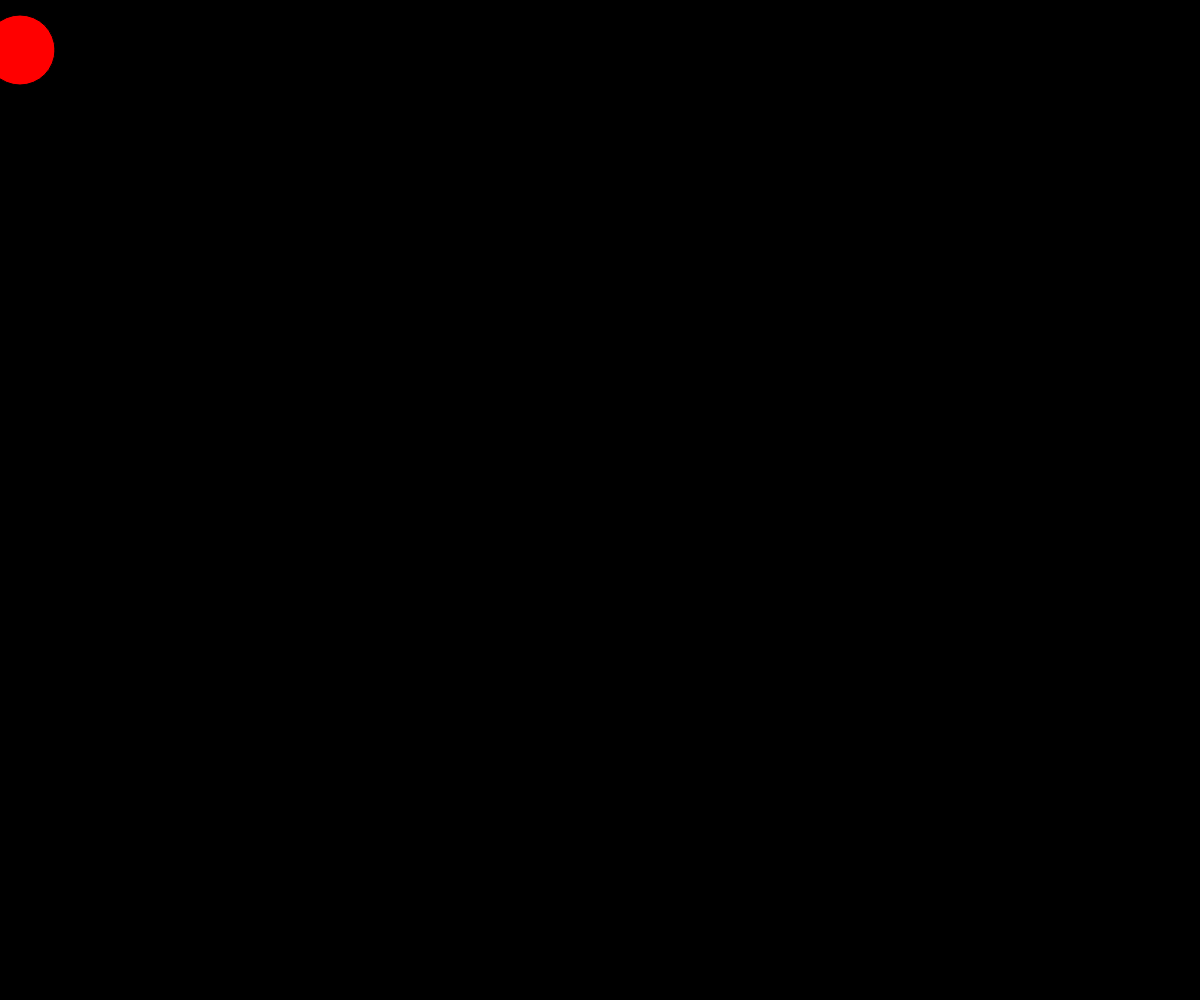
Frame 1 (no input)
Frame 60 (no input): identical to frame 1, image omitted
Frame 120 (the mouse pressed at the canvas centre since frame 60): identical to frame 1, image omitted

The p5.js sketch that drew this single still picture (run headless with seeded random() and noise() and a simulated clock; from frame 60 on, the mouse is pressed at the canvas centre):

// p5.js sketch
// ── sketch.js
let JoyeuxNoel;

let sky;

let isCircleClicked = false; 

function setup(){
    createCanvas(windowWidth, windowHeight);
}


function draw() {
    background (0, 0, 0);
    fill(255, 0, 0);
    circle(20, 50, 70);
    
    
   /* if(isCircleClicked){
        fill(255);
        text("Joyeux Noel", width/2, height/2);
    }*/
}


function mouseReleased(){
    
    let distX = mouseX - 20;
    let distY = mouseY - 50;
    let dist = sqrt(distX * distX + distY * distY);//pythagor
    if(dist<70/2){
        document.querySelector("label").style.display = "block";
    }
}
    
//    function action
/*
if(isCircleClicked) on circle{
    JoyeuxNoel(pop)
    

}*/

    
    7
